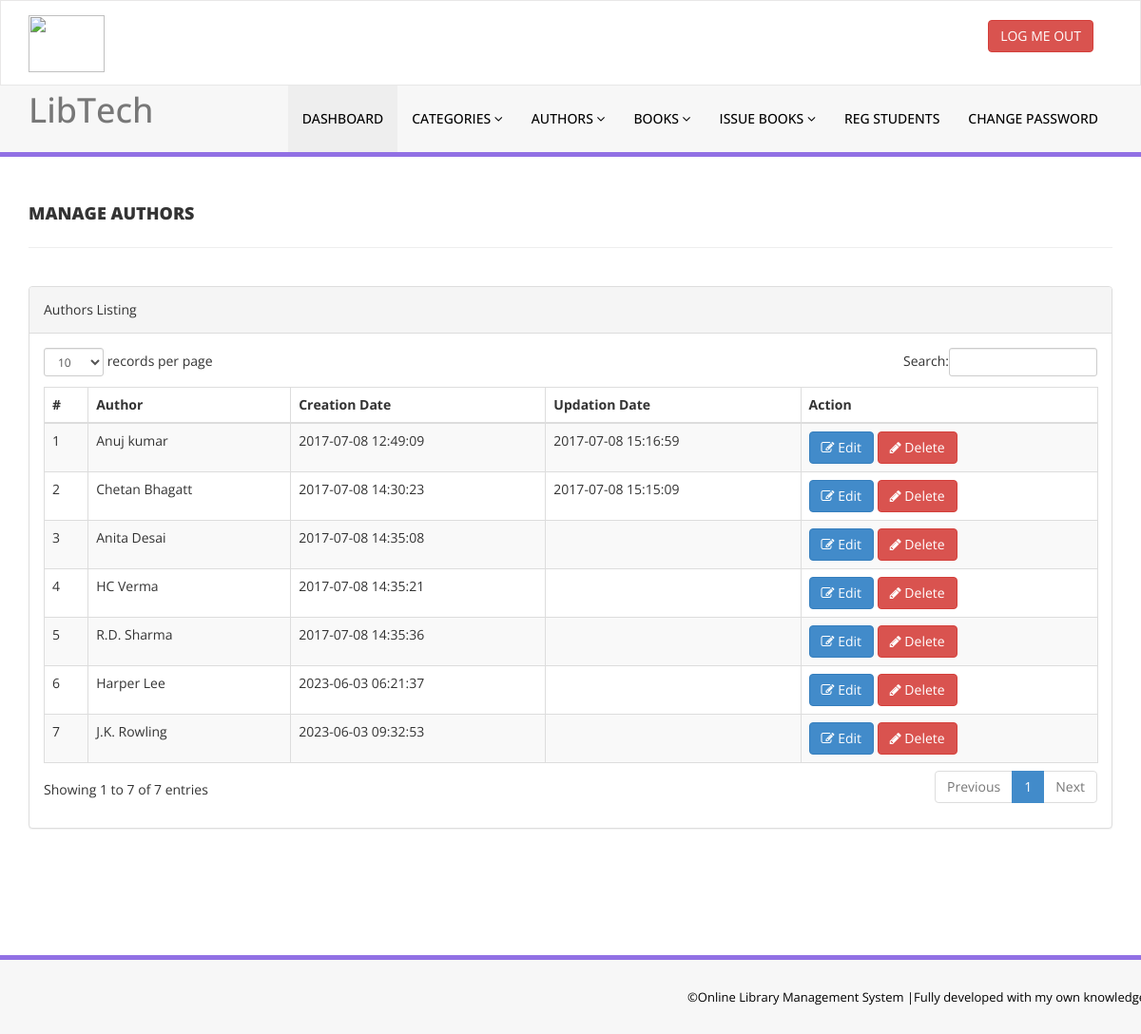
Page /library/admin/manage-authors.php (signed in) on the committed database.
### tables this page shows
CREATE TABLE `tblauthors` (
  `id` int(11) NOT NULL,
  `AuthorName` varchar(159) DEFAULT NULL,
  `creationDate` timestamp NULL DEFAULT current_timestamp(),
  `UpdationDate` timestamp NULL DEFAULT NULL ON UPDATE current_timestamp()
);

### library/admin/manage-authors.php (the view, shortened to what this page needs)
<?php
include('includes/config.php');
if(strlen($_SESSION['alogin'])==0)
    {
header('location:index.php');
}
else{
    ?>
<!DOCTYPE html>
<html xmlns="http://www.w3.org/1999/xhtml">
<head>
    <link href="assets/css/bootstrap.css" rel="stylesheet" />
    <link href="assets/css/font-awesome.css" rel="stylesheet" />
    <link href="assets/js/dataTables/dataTables.bootstrap.css" rel="stylesheet" />
    <link href="assets/css/style.css" rel="stylesheet" />
</head>
<body>
<?php include('includes/header.php');?>
    <div class="content-wrapper">
         <div class="container">
        <div class="row pad-botm">
            <div class="col-md-12">
                <h4 class="header-line">Manage Authors</h4>
    </div>
     <div class="row">
</div>
        </div>
            <div class="row">
                <div class="col-md-12">
                    <div class="panel panel-default">
                        <div class="panel-heading">
                           Authors Listing
                        </div>
                        <div class="panel-body">
                            <div class="table-responsive">
                                <table class="table table-striped table-bordered table-hover" id="dataTables-example">
                                    <thead>
                                        <tr>
                                            <th>#</th>
                                            <th>Author</th>
                                            <th>Creation Date</th>
                                            <th>Updation Date</th>
                                            <th>Action</th>
                                        </tr>
                                    </thead>
                                    <tbody>
<?php $sql = "SELECT * from  tblauthors";
$query = $dbh -> prepare($sql);
$query->execute();
$results=$query->fetchAll(PDO::FETCH_OBJ);
$cnt=1;
if($query->rowCount() > 0)
{
foreach($results as $result)
{               ?>
                                        <tr class="odd gradeX">
                                            <td class="center"><?php echo htmlentities($cnt);?></td>
                                            <td class="center"><?php echo htmlentities($result->AuthorName);?></td>
                                            <td class="center"><?php echo htmlentities($result->creationDate);?></td>
                                            <td class="center"><?php echo htmlentities($result->UpdationDate);?></td>
                                            <td class="center">
                                            <a href="edit-author.php?athrid=<?php echo htmlentities($result->id);?>"><button class="btn btn-primary"><i class="fa fa-edit "></i> Edit</button>
                                          <a href="manage-authors.php?del=<?php echo htmlentities($result->id);?>" onclick="return confirm('Are you sure you want to delete?');"" >  <button class="btn btn-danger"><i class="fa fa-pencil"></i> Delete</button>
                                            </td>
                                        </tr>
 <?php $cnt=$cnt+1;}} ?>
                                    </tbody>
                                </table>
                            </div>
                        </div>
                    </div>
                </div>
            </div>
    </div>
    </div>
  <?php include('includes/footer.php');?>
</body>
</html>
<?php } ?>

### library/admin/assets/css/style.css (style rules this page uses)
.content-wrapper { margin-top: 40px; min-height:800px; padding-bottom:90px; }
.header-line { font-weight:900; padding-bottom:25px; border-bottom:1px solid #eeeeee; text-transform:uppercase; }
.pad-botm { padding-bottom:30px; }

### rows in the picture
tblauthors: AuthorName "Anuj kumar", creationDate "2017-07-08 12:49:09", UpdationDate "2017-07-08 15:16:59"
tblauthors: AuthorName "Chetan Bhagatt", creationDate "2017-07-08 14:30:23", UpdationDate "2017-07-08 15:15:09"
tblauthors: AuthorName "Anita Desai", creationDate "2017-07-08 14:35:08"
tblauthors: AuthorName "HC Verma", creationDate "2017-07-08 14:35:21"
tblauthors: AuthorName "R.D. Sharma", creationDate "2017-07-08 14:35:36"
tblauthors: AuthorName "Harper Lee", creationDate "2023-06-03 06:21:37"
tblauthors: AuthorName "J.K. Rowling", creationDate "2023-06-03 09:32:53"
